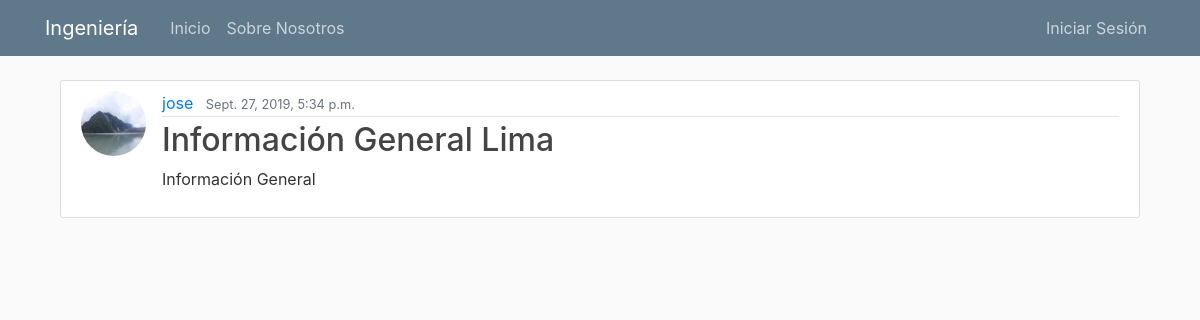
Page /presentation/9/ on the committed database.
### blog/models.py (models this page shows, shortened)
class Presentation(models.Model):
    postDetail = models.ForeignKey(PostDetail, on_delete=models.CASCADE)
    presentation_title = models.CharField(max_length=100)
    presentation_content = models.TextField()

class PostDetail(models.Model):
    post = models.ForeignKey(Post, on_delete=models.CASCADE)
    postDetail_title = models.CharField(max_length=100)
    postDetail_content = models.TextField()

class Post(models.Model):
    title = models.CharField(max_length=100)
    content = models.TextField()
    date_posted = models.DateTimeField(default=timezone.now)
    author = models.ForeignKey(User, on_delete=models.CASCADE)
    paper = models.TextField(verbose_name="link to the paper", default="https://docs.djangoproject.com/en/2.2/topics/db/models/")
    CATEGORIAS = (
        ('L', 'Logistica'),
        ('H', 'Hospitales'),
        ('A', 'Ambiente'),
    )
    category = models.CharField(max_length=1, choices=CATEGORIAS, default="L")

### user/models.py (models this page shows, shortened)
class Profile(models.Model):
    user = models.OneToOneField(User, on_delete=models.CASCADE)
    image = models.ImageField(default='default.jpg', upload_to='profile_pics')

### blog/views.py (the view)
# urls.py: path('presentation/<int:pk>/', PresentationDetail.as_view(), name='presentation-detail'),
class PresentationDetail(DetailView):
    model = Presentation_ImageOnline
    template_name = "blog/presentation_detail.html"  # <app>/<model>_<viewtype>.html

### blog/templates/blog/presentation_detail.html (shortened to what this page needs)
{% extends "blog/base.html" %}
{% block content %}
<article class="media content-section">
    <img class="rounded-circle article-img" src="{{ object.postDetail.post.author.profile.image.url }}">
    <div class="media-body" style="width:80%;">
        <div class="article-metadata">
            <a class="mr-2" href="#">{{ object.postDetail.post.author }}</a>
            <small class="text-muted">{{ object.postDetail.post.date_posted }}</small>
        </div>
        <h2 class="article-title">{{ object.presentation_title }}</h2>
        <p class="article-content" >{{ object.presentation_content }}</p>
    </div>
</article>
{% endblock content %}

### blog/static/blog/main.css (style rules this page uses)
body { background: #fafafa; color: #333333; margin-top: 5rem; }
h1, h2, h3, h4, h5, h6 { color: #444444; }
.content-section { background: #ffffff; padding: 10px 20px; border: 1px solid #dddddd; border-radius: 3px; margin-bottom: 20px; }
.article-title { color: #444444; }
.article-content { white-space: pre-line; }
.article-img { height: 65px; width: 65px; margin-right: 16px; }
.article-metadata { padding-bottom: 1px; margin-bottom: 4px; border-bottom: 1px solid #e3e3e3 }

### rows in the picture
Presentation: postDetail.post.author.profile.image (placeholder picture), postDetail.post.author "jose", postDetail.post.date_posted "Sept. 27, 2019, 5:34 p.m.", presentation_title "Información General Lima", presentation_content "Información General"
